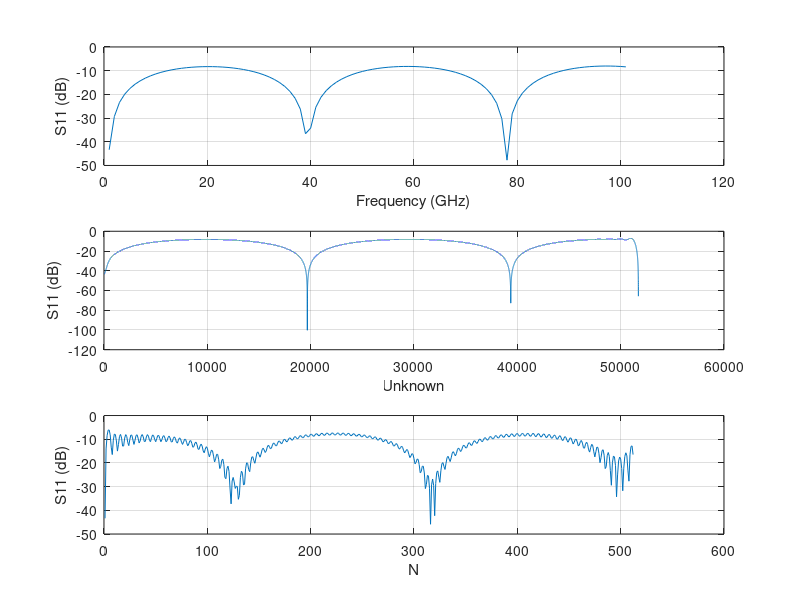

This figure's MATLAB source:
close all;
clear all;

z0                    = 50;
A                     = importdata("sparameters_lowpass.dat");
N                     = 512;      % number of samples in final result desired

freq                  = A(:,1);
realPart              = A(:,2);
imagPart              = A(:,3);

s11                   = realPart + imagPart*i; % In frequency domain
s11_resamp            = resample(s11, N, 1);

s11_time_zero_pad     = [ifft(s11)' zeros(1,N-length(s11))];
s11_freq_interpol     = fft(s11_time_zero_pad);

figure(1);
subplot(311)
plot(20*log10(abs(s11)));
xlabel('Frequency (GHz)');
ylabel('S11 (dB)');
grid on;

subplot(312)
plot(20*log10(abs(s11_resamp)));
xlabel('Unknown');
ylabel('S11 (dB)');
grid on;

subplot(313)
plot(20*log10(abs(s11_freq_interpol)));
xlabel('N');
ylabel('S11 (dB)');
grid on;
